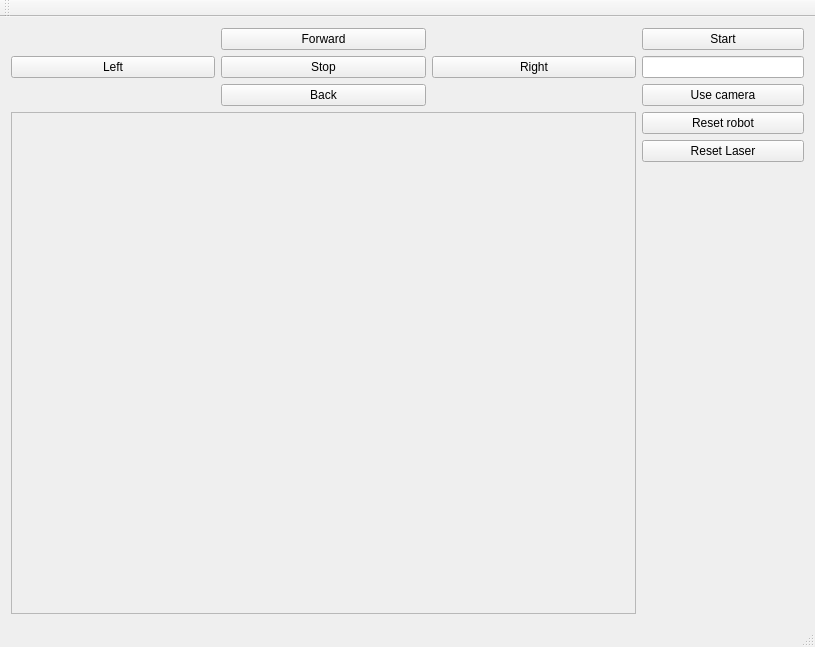
<?xml version="1.0" encoding="UTF-8"?>
<ui version="4.0">
 <class>MainWindow</class>
 <widget class="QMainWindow" name="MainWindow">
  <property name="geometry">
   <rect>
    <x>0</x>
    <y>0</y>
    <width>815</width>
    <height>647</height>
   </rect>
  </property>
  <property name="windowTitle">
   <string>MainWindow</string>
  </property>
  <widget class="QWidget" name="centralWidget">
   <layout class="QGridLayout" name="gridLayout">
    <item row="2" column="0">
     <widget class="QFrame" name="frame">
      <property name="sizePolicy">
       <sizepolicy hsizetype="MinimumExpanding" vsizetype="Expanding">
        <horstretch>0</horstretch>
        <verstretch>0</verstretch>
       </sizepolicy>
      </property>
      <property name="minimumSize">
       <size>
        <width>600</width>
        <height>450</height>
       </size>
      </property>
      <property name="frameShape">
       <enum>QFrame::StyledPanel</enum>
      </property>
      <property name="frameShadow">
       <enum>QFrame::Raised</enum>
      </property>
     </widget>
    </item>
    <item row="1" column="1">
     <layout class="QVBoxLayout" name="verticalLayout">
      <item>
       <widget class="QPushButton" name="pushButton_9">
        <property name="sizePolicy">
         <sizepolicy hsizetype="Fixed" vsizetype="Fixed">
          <horstretch>0</horstretch>
          <verstretch>0</verstretch>
         </sizepolicy>
        </property>
        <property name="minimumSize">
         <size>
          <width>162</width>
          <height>0</height>
         </size>
        </property>
        <property name="text">
         <string>Start</string>
        </property>
       </widget>
      </item>
      <item>
       <widget class="QLineEdit" name="lineEdit">
        <property name="sizePolicy">
         <sizepolicy hsizetype="Fixed" vsizetype="Fixed">
          <horstretch>0</horstretch>
          <verstretch>0</verstretch>
         </sizepolicy>
        </property>
        <property name="minimumSize">
         <size>
          <width>162</width>
          <height>0</height>
         </size>
        </property>
       </widget>
      </item>
      <item>
       <widget class="QPushButton" name="pushButton">
        <property name="sizePolicy">
         <sizepolicy hsizetype="Fixed" vsizetype="Fixed">
          <horstretch>0</horstretch>
          <verstretch>0</verstretch>
         </sizepolicy>
        </property>
        <property name="minimumSize">
         <size>
          <width>162</width>
          <height>0</height>
         </size>
        </property>
        <property name="text">
         <string>Use camera</string>
        </property>
       </widget>
      </item>
     </layout>
    </item>
    <item row="1" column="0">
     <layout class="QGridLayout" name="gridLayout_2">
      <item row="1" column="2">
       <widget class="QPushButton" name="pushButton_5">
        <property name="sizePolicy">
         <sizepolicy hsizetype="Expanding" vsizetype="Fixed">
          <horstretch>0</horstretch>
          <verstretch>0</verstretch>
         </sizepolicy>
        </property>
        <property name="text">
         <string>Right</string>
        </property>
       </widget>
      </item>
      <item row="0" column="1">
       <widget class="QPushButton" name="pushButton_2">
        <property name="sizePolicy">
         <sizepolicy hsizetype="Expanding" vsizetype="Fixed">
          <horstretch>0</horstretch>
          <verstretch>0</verstretch>
         </sizepolicy>
        </property>
        <property name="text">
         <string>Forward</string>
        </property>
       </widget>
      </item>
      <item row="1" column="0">
       <widget class="QPushButton" name="pushButton_6">
        <property name="sizePolicy">
         <sizepolicy hsizetype="Expanding" vsizetype="Fixed">
          <horstretch>0</horstretch>
          <verstretch>0</verstretch>
         </sizepolicy>
        </property>
        <property name="text">
         <string>Left</string>
        </property>
       </widget>
      </item>
      <item row="2" column="1">
       <widget class="QPushButton" name="pushButton_3">
        <property name="sizePolicy">
         <sizepolicy hsizetype="Expanding" vsizetype="Fixed">
          <horstretch>0</horstretch>
          <verstretch>0</verstretch>
         </sizepolicy>
        </property>
        <property name="text">
         <string>Back</string>
        </property>
       </widget>
      </item>
      <item row="1" column="1">
       <widget class="QPushButton" name="pushButton_4">
        <property name="sizePolicy">
         <sizepolicy hsizetype="Expanding" vsizetype="Fixed">
          <horstretch>0</horstretch>
          <verstretch>0</verstretch>
         </sizepolicy>
        </property>
        <property name="text">
         <string>Stop</string>
        </property>
       </widget>
      </item>
     </layout>
    </item>
    <item row="2" column="1">
     <layout class="QVBoxLayout" name="verticalLayout_2">
      <item>
       <widget class="QPushButton" name="pushButton_8">
        <property name="sizePolicy">
         <sizepolicy hsizetype="Fixed" vsizetype="Fixed">
          <horstretch>0</horstretch>
          <verstretch>0</verstretch>
         </sizepolicy>
        </property>
        <property name="minimumSize">
         <size>
          <width>162</width>
          <height>0</height>
         </size>
        </property>
        <property name="text">
         <string>Reset robot</string>
        </property>
       </widget>
      </item>
      <item>
       <widget class="QPushButton" name="pushButton_7">
        <property name="sizePolicy">
         <sizepolicy hsizetype="Fixed" vsizetype="Fixed">
          <horstretch>0</horstretch>
          <verstretch>0</verstretch>
         </sizepolicy>
        </property>
        <property name="minimumSize">
         <size>
          <width>162</width>
          <height>0</height>
         </size>
        </property>
        <property name="text">
         <string>Reset Laser</string>
        </property>
       </widget>
      </item>
      <item>
       <spacer name="verticalSpacer">
        <property name="orientation">
         <enum>Qt::Vertical</enum>
        </property>
        <property name="sizeHint" stdset="0">
         <size>
          <width>20</width>
          <height>40</height>
         </size>
        </property>
       </spacer>
      </item>
      <item>
       <layout class="QGridLayout" name="gridLayout_3"/>
      </item>
     </layout>
    </item>
   </layout>
  </widget>
  <widget class="QMenuBar" name="menuBar">
   <property name="geometry">
    <rect>
     <x>0</x>
     <y>0</y>
     <width>815</width>
     <height>26</height>
    </rect>
   </property>
  </widget>
  <widget class="QToolBar" name="mainToolBar">
   <attribute name="toolBarArea">
    <enum>TopToolBarArea</enum>
   </attribute>
   <attribute name="toolBarBreak">
    <bool>false</bool>
   </attribute>
  </widget>
  <widget class="QStatusBar" name="statusBar"/>
 </widget>
 <layoutdefault spacing="6" margin="11"/>
 <resources/>
 <connections/>
</ui>
